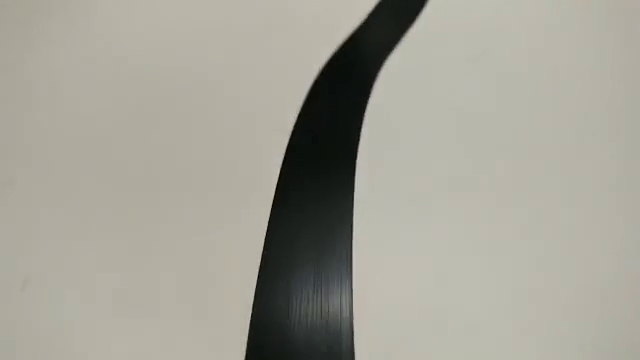
#> input picture frame 135 of assets/line.mp4, 640 x 360 px
$ python visao.py
#> lines starting #> are read from the running program, lines starting #| are printed output that depends on the picture; after the words box and inside, x2 and y2 are one past the last pixel; in counts of white or black regions, pixels touching at a corner belong together
import numpy as np
import cv2

video = "assets/line.mp4"
video_capture = cv2.VideoCapture(video)

delay = 1

while(True):
    # Capture the frames
    ret, frame = video_capture.read()
#> frame is the input picture: shape (360, 640, 3); mean B, G, R 150.8, 161.3, 163.1

    if ret == False:
        print("The video has ended!")
        break

    # Crop the image -> original: ([600:940, 500:800])
    #======================================================================================================
    # ISSO PRECISA SER ALTERADO NO MOMENTO DE TESTE COM A RASP
    # crop_img = frame[600:940, 500:840]

    # Convert to grayscale
    gray = cv2.cvtColor(frame, cv2.COLOR_BGR2GRAY)

    # Gaussian blur
    blur = cv2.GaussianBlur(gray,(5,5),0)

    # Color thresholding
    ret,thresh = cv2.threshold(blur,130,255,cv2.THRESH_BINARY)
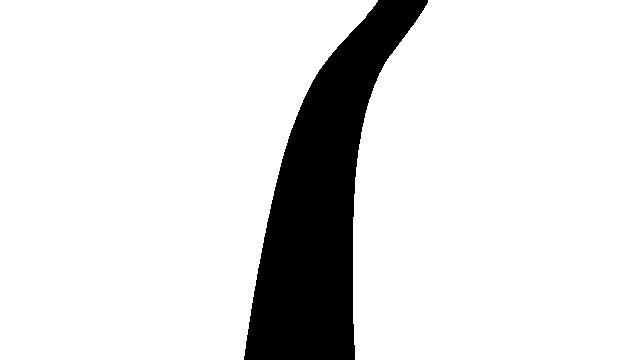
#> thresh: shape (360, 640); 87.6% white; 1 black region

    # Find the contours of the frame
    contours,hierarchy = cv2.findContours(thresh, cv2.RETR_EXTERNAL, cv2.CHAIN_APPROX_NONE)
#> contours = 2 contours; box (x1, y1, x2, y2) and area: (0, 0, 378, 360) 102859, (353, 0, 640, 360) 97656

    # Find the biggest contour (if detected)
    i=0
    for c in contours:
        i+=1

        # c = max(contours, key=cv2.contourArea)
        M = cv2.moments(c)

        try:
            cx = int(M['m10']/M['m00'])
            cy = int(M['m01']/M['m00'])

            cv2.line(frame,(cx,0),(cx,720),(255,0,0),1)
            cv2.line(frame,(0,cy),(1280,cy),(255,0,0),1)
            cv2.circle(frame, (cx, cy), 10, (255, 0, 0), 2)
            cv2.drawContours(frame, [c], -1, (0,255,0), 1)

            # 340 = tamanho da tela em x
            # 340-(340/3)-20
            if cx >= 207:
                print("Turn Right!")

            # 340 = tamanho da tela em y
            # (340/3)-20
            elif cx <= 133:
                print("Turn Left!")

            else:
                print("On Track")
        except:
            pass

    else:
        print("Dont see the line")
#> this loop made 2 passes
#| Turn Right!
#| On Track
#| Dont see the line
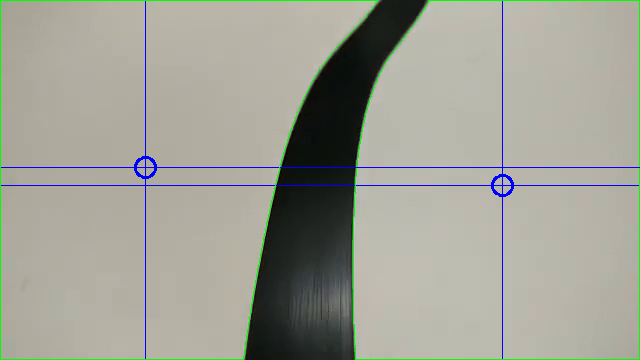
#> frame: shape (360, 640, 3); 2.13% of pixels changed, all inside (x1, y1, x2, y2) = (0, 0, 640, 360)
#> after the loop, i = 2

    #Display the resulting frame
    cv2.imshow('frame', frame)
    # cv2.imshow("gray", gray)
    # cv2.imshow("blur", blur)
    # cv2.imshow("thresh", thresh)

    if cv2.waitKey(1) & 0xFF == ord('q'):
#> (key q is pressed here)
        break

# When everything done, release the capture
video_capture.release()
cv2.destroyAllWindows()

$ run again, starting later in the video
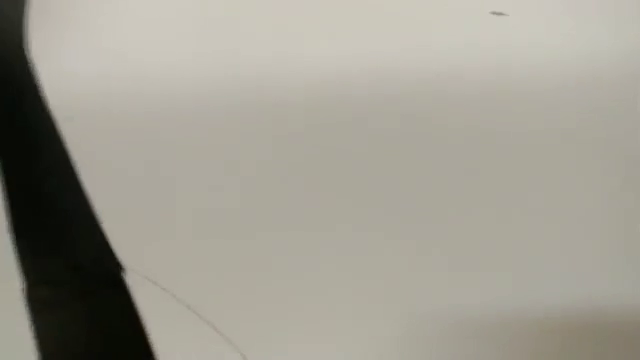
#> input picture frame 608 of assets/line.mp4, 640 x 360 px
#> frame is the input picture: shape (360, 640, 3); mean B, G, R 145.4, 156.1, 159.3
#> `ret,thresh = cv2.threshold(blur,130,255,cv2.THRESH_BINARY)`:
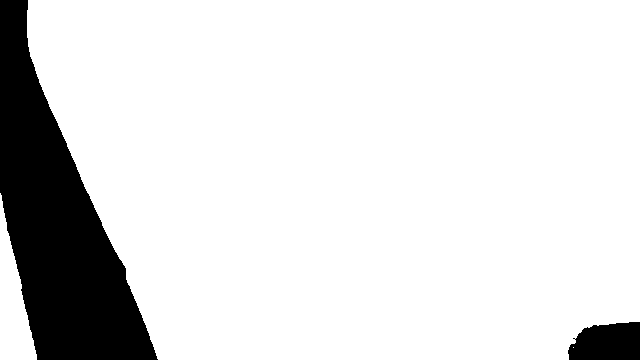
#> thresh: shape (360, 640); 87.2% white; 2 black regions
#> contours = 3 contours, 1 with area under 20; largest, box (x1, y1, x2, y2) and area: (27, 0, 640, 360) 196812, (0, 193, 37, 360) 2964
#> the loop `for c in contours:` made 3 passes
#> (cx, cy) on passes 2 to 3: (12, 304), (357, 169)
#> (printed output is left out)
#> after the loop `for c in contours:`:
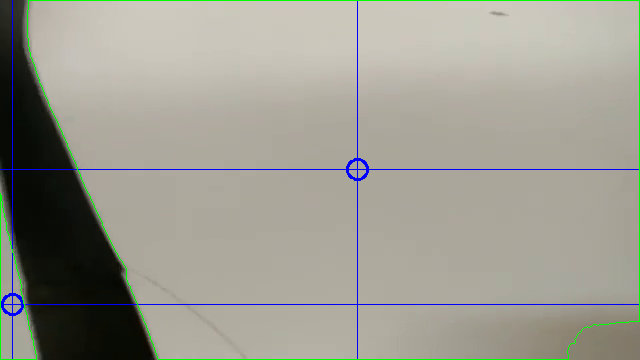
#> frame: shape (360, 640, 3); 1.95% of pixels changed, all inside (x1, y1, x2, y2) = (0, 0, 640, 360)
#> after the loop `for c in contours:`: i = 3

$ run again, starting later in the video
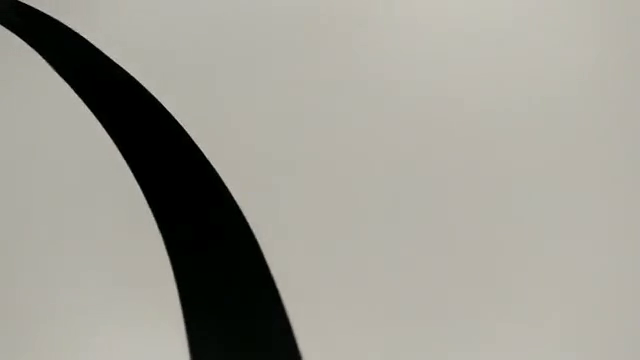
#> input picture frame 1082 of assets/line.mp4, 640 x 360 px
#> frame is the input picture: shape (360, 640, 3); mean B, G, R 147.6, 156.2, 158.1
#> `ret,thresh = cv2.threshold(blur,130,255,cv2.THRESH_BINARY)`:
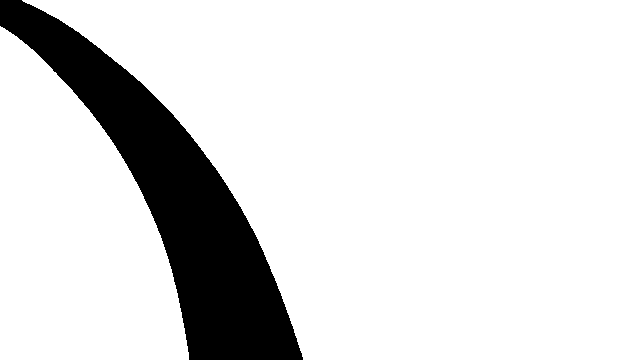
#> thresh: shape (360, 640); 86.5% white; 1 black region
#> contours = 2 contours; box (x1, y1, x2, y2) and area: (22, 0, 640, 360) 155942, (0, 26, 189, 360) 42014
#> the loop `for c in contours:` made 2 passes
#> (i, cx, cy) on passes 1 to 2: (1, 74, 231), (2, 414, 161)
#> (printed output is left out)
#> after the loop `for c in contours:`:
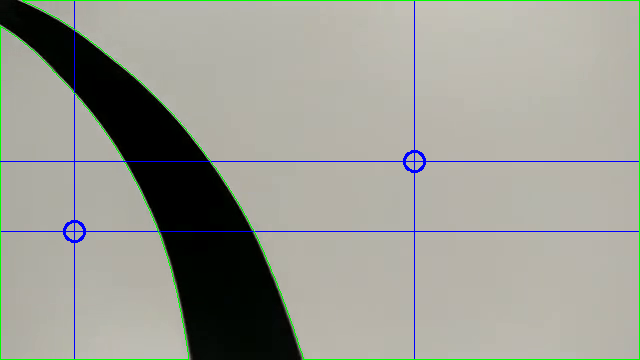
#> frame: shape (360, 640, 3); 2.13% of pixels changed, all inside (x1, y1, x2, y2) = (0, 0, 640, 360)
#> after the loop `for c in contours:`: i = 2
